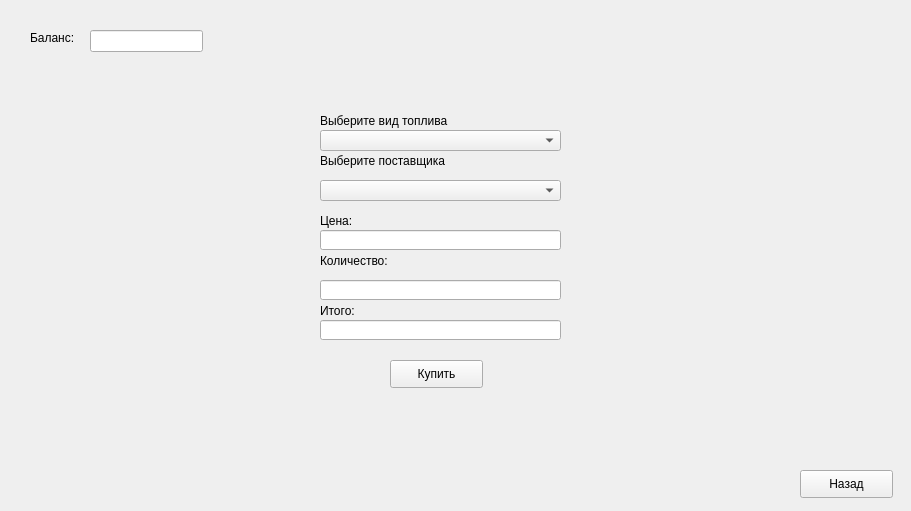
    <widget class="QWidget" name="BuyFuelBuyer">
     <property name="minimumSize">
      <size>
       <width>911</width>
       <height>511</height>
      </size>
     </property>
     <widget class="QLineEdit" name="buyFB_Quantity">
      <property name="geometry">
       <rect>
        <x>320</x>
        <y>280</y>
        <width>241</width>
        <height>20</height>
       </rect>
      </property>
     </widget>
     <widget class="QLabel" name="label_13">
      <property name="geometry">
       <rect>
        <x>320</x>
        <y>250</y>
        <width>241</width>
        <height>21</height>
       </rect>
      </property>
      <property name="text">
       <string>Количество:</string>
      </property>
     </widget>
     <widget class="QLabel" name="label_14">
      <property name="geometry">
       <rect>
        <x>320</x>
        <y>210</y>
        <width>241</width>
        <height>21</height>
       </rect>
      </property>
      <property name="text">
       <string>Цена:</string>
      </property>
     </widget>
     <widget class="QLineEdit" name="buyFB_Price">
      <property name="geometry">
       <rect>
        <x>320</x>
        <y>230</y>
        <width>241</width>
        <height>20</height>
       </rect>
      </property>
     </widget>
     <widget class="QLabel" name="label_15">
      <property name="geometry">
       <rect>
        <x>320</x>
        <y>110</y>
        <width>241</width>
        <height>21</height>
       </rect>
      </property>
      <property name="text">
       <string>Выберите вид топлива</string>
      </property>
     </widget>
     <widget class="QPushButton" name="buyFB_Back">
      <property name="geometry">
       <rect>
        <x>800</x>
        <y>470</y>
        <width>93</width>
        <height>28</height>
       </rect>
      </property>
      <property name="text">
       <string>Назад</string>
      </property>
     </widget>
     <widget class="QComboBox" name="buyFB_FuelList">
      <property name="geometry">
       <rect>
        <x>320</x>
        <y>130</y>
        <width>241</width>
        <height>21</height>
       </rect>
      </property>
     </widget>
     <widget class="QPushButton" name="buyFB_Buy">
      <property name="geometry">
       <rect>
        <x>390</x>
        <y>360</y>
        <width>93</width>
        <height>28</height>
       </rect>
      </property>
      <property name="text">
       <string>Купить</string>
      </property>
     </widget>
     <widget class="QLabel" name="label_16">
      <property name="geometry">
       <rect>
        <x>320</x>
        <y>150</y>
        <width>241</width>
        <height>21</height>
       </rect>
      </property>
      <property name="text">
       <string>Выберите поставщика</string>
      </property>
     </widget>
     <widget class="QComboBox" name="buyFB_SupplierList">
      <property name="geometry">
       <rect>
        <x>320</x>
        <y>180</y>
        <width>241</width>
        <height>21</height>
       </rect>
      </property>
     </widget>
     <widget class="QLabel" name="label_45">
      <property name="geometry">
       <rect>
        <x>30</x>
        <y>30</y>
        <width>55</width>
        <height>16</height>
       </rect>
      </property>
      <property name="text">
       <string>Баланс:</string>
      </property>
     </widget>
     <widget class="QLineEdit" name="buyFB_Balance">
      <property name="geometry">
       <rect>
        <x>90</x>
        <y>30</y>
        <width>113</width>
        <height>22</height>
       </rect>
      </property>
     </widget>
     <widget class="QLineEdit" name="buyFB_Cost">
      <property name="geometry">
       <rect>
        <x>320</x>
        <y>320</y>
        <width>241</width>
        <height>20</height>
       </rect>
      </property>
     </widget>
     <widget class="QLabel" name="label_52">
      <property name="geometry">
       <rect>
        <x>320</x>
        <y>300</y>
        <width>241</width>
        <height>21</height>
       </rect>
      </property>
      <property name="text">
       <string>Итого:</string>
      </property>
     </widget>
    </widget>
